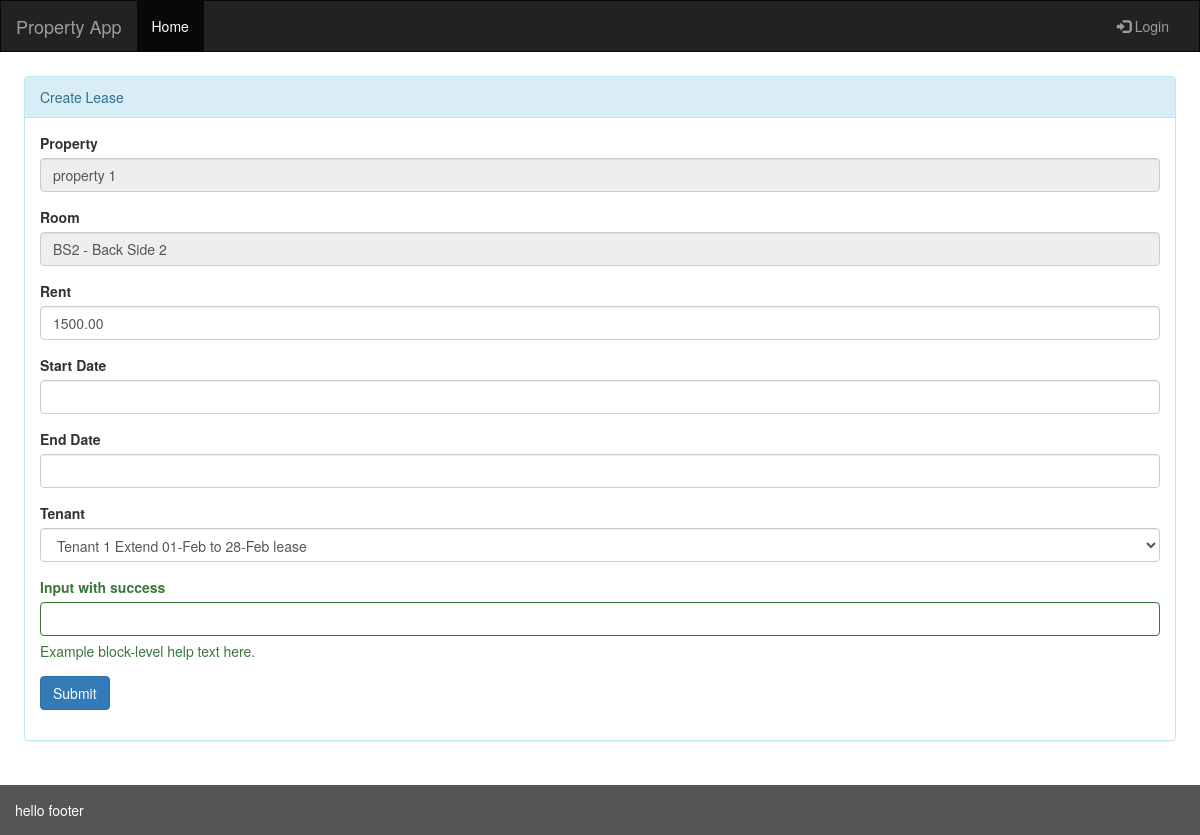
Page /rent/lease/create/7 on the committed database.
### rent/models.py (models this page shows)
class Room(models.Model):
    room_id = models.AutoField(primary_key=True)
    room_property = models.ForeignKey(Property, on_delete=models.CASCADE)
    room_meter = models.ForeignKey(Electricitymeter, on_delete=models.CASCADE, null=True, blank=True)
    room_name = models.CharField(max_length=50)
    room_rent = models.DecimalField(max_digits=8,decimal_places=2)
    room_description = models.CharField(max_length=250)
    timestamp = models.DateTimeField(auto_now=True)

class Property(models.Model):
    property_id = models.AutoField(primary_key=True)
    property_name = models.CharField(max_length=300)
    property_location = models.ForeignKey(Location, on_delete=models.CASCADE)
    timestamp = models.DateTimeField(auto_now=True)

### rent/views.py (the view, shortened to what this page needs)
# urls.py: path('lease/create/<int:room_id>', views.lease_create, name='lease_create'),
def lease_create(request,room_id):
    room = Room.objects.get(room_id=room_id)
    tenant_list = Tenant.objects.all()
    last_lease = Leasedetails.objects.filter(lease_room=room).order_by('-lease_end_date')[:1]
    if last_lease:
        last_lease = last_lease[0]
    return render(request,'rent/lease_create.html',{'room':room,'tenant_list':tenant_list,'last_lease':last_lease})

### rent/templates/rent/lease_create.html (shortened to what this page needs)
{% extends 'base.html' %}
{% block content %}
<div class="panel panel-info">
    <div class="panel-heading">Create Lease</div>
    <div class="panel-body">
        <form class="form" role="form" method="POST">
            <div class="form-group">
                <label for="property">Property</label>
                <input type="text" class="form-control" id="property" name="property" value="{{room.room_property.property_name}}" disabled>
            </div>
            <div class="form-group">
                <label for="room">Room</label>
                <input type="text" class="form-control" id="room"  value="{{room.room_name}} - {{room.room_description}}" disabled>
            </div>
            <div class="form-group">
                <label for="rent">Rent</label>
                <input type="text" class="form-control" id="rent"  name="lease_amount" placeholder="Room Rent" value="{{room.room_rent}}">
            </div>
            <div class="form-group">
                <label for="start_date">Start Date</label>
                <input type="text" class="form-control datepicker start_datepicker" id="start_date" name="start_date" value="">
            </div>
            <div class="form-group">
                <label for="end_date">End Date</label>
                <input type="text" class="form-control datepicker end_datepicker" id="end_date" name="end_date"  value="" >
            </div>
            <div class="form-group">
                <label for="tenant">Tenant</label>
                <select class="form-control" name="tenant_id">
                    {% for item in tenant_list %}
                        {% if item.tenant_id == last_lease.lease_tenant.tenant_id %}
                        <option value="{{item.tenant_id}}" selected>{{item.tenant_name}} Extend {{last_lease.lease_start_date|date:'d-M'}} to {{last_lease.lease_end_date|date:'d-M'}} lease</option>
                        {% else %}
                        <option value="{{item.tenant_id}}">{{item.tenant_name}}</option>
                        {% endif %}
                    {% endfor %}
                </select>
            </div>
            <div class="form-group has-success">
                <label class="control-label" for="inputSuccess">Input with success</label>
                <input type="text" class="form-control" id="inputSuccess">
                <p class="help-block">Example block-level help text here.</p>
            </div>
            <div class="form-group">
                <input type="submit" class="btn btn-primary" id="leasesubmit" value="Submit">
            </div>
        </form>
    </div>
</div>
{% endblock %}

### rows in the picture
Room: property "property 1", room_name "BS2 - Back Side 2", lease_amount "1500.00"

### other values in the picture
form field tenant_id "Tenant 1 Extend 01-Feb to 28-Feb lease"
